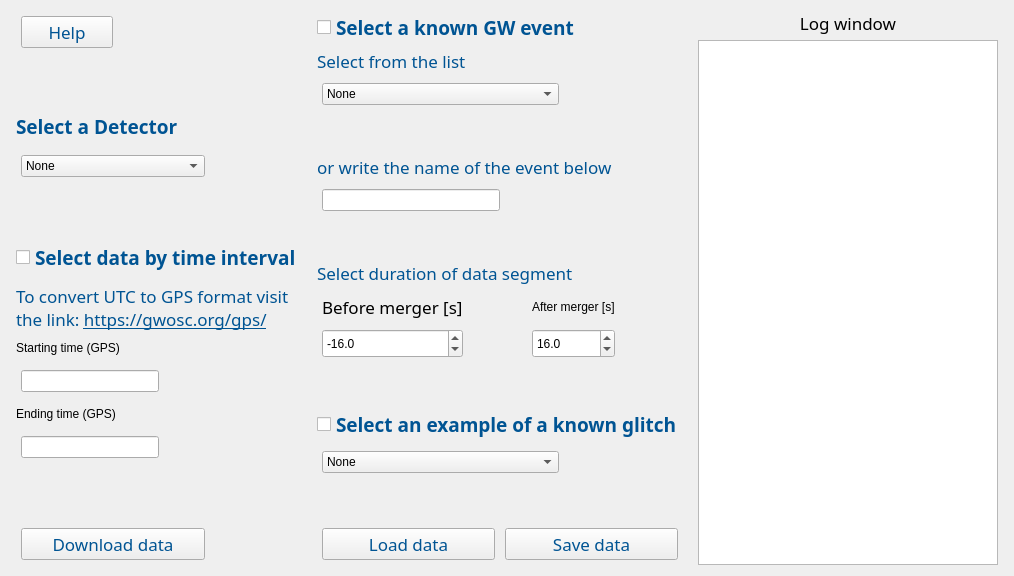
      <widget class="QWidget" name="tab">
       <attribute name="title">
        <string>Get Data</string>
       </attribute>
       <layout class="QGridLayout" name="gridLayout_3">
        <item row="0" column="0">
         <layout class="QHBoxLayout" name="horizontalLayout" stretch="1,1,1">
          <property name="spacing">
           <number>5</number>
          </property>
          <property name="leftMargin">
           <number>0</number>
          </property>
          <property name="topMargin">
           <number>0</number>
          </property>
          <property name="rightMargin">
           <number>0</number>
          </property>
          <property name="bottomMargin">
           <number>0</number>
          </property>
          <item>
           <layout class="QVBoxLayout" name="verticalLayout_3" stretch="0,0,0,0,0,0,0,0,0,0,0,0,0">
            <property name="spacing">
             <number>10</number>
            </property>
            <property name="sizeConstraint">
             <enum>QLayout::SizeConstraint::SetDefaultConstraint</enum>
            </property>
            <property name="leftMargin">
             <number>5</number>
            </property>
            <property name="rightMargin">
             <number>5</number>
            </property>
            <item>
             <layout class="QHBoxLayout" name="horizontalLayout_5" stretch="1,2">
              <property name="spacing">
               <number>5</number>
              </property>
              <property name="leftMargin">
               <number>5</number>
              </property>
              <property name="topMargin">
               <number>5</number>
              </property>
              <property name="rightMargin">
               <number>5</number>
              </property>
              <property name="bottomMargin">
               <number>5</number>
              </property>
              <item>
               <widget class="QPushButton" name="helpButton1">
                <property name="font">
                 <font>
                  <family>Montserrat</family>
                  <pointsize>13</pointsize>
                  <bold>false</bold>
                 </font>
                </property>
                <property name="toolTip">
                 <string>&lt;html&gt;&lt;head/&gt;&lt;body&gt;&lt;p&gt;&lt;span style=&quot;color: #005493; font-size: 15px;&quot;&gt;Displays help contents for the &quot;Get Data&quot; tab.&lt;/span&gt;&lt;/p&gt;&lt;/body&gt;&lt;/html&gt;</string>
                </property>
                <property name="styleSheet">
                 <string notr="true">color:rgb(0, 84, 147);</string>
                </property>
                <property name="text">
                 <string>Help</string>
                </property>
               </widget>
              </item>
              <item>
               <spacer name="horizontalSpacer">
                <property name="orientation">
                 <enum>Qt::Orientation::Horizontal</enum>
                </property>
                <property name="sizeHint" stdset="0">
                 <size>
                  <width>40</width>
                  <height>20</height>
                 </size>
                </property>
               </spacer>
              </item>
             </layout>
            </item>
            <item>
             <spacer name="verticalSpacer_4">
              <property name="orientation">
               <enum>Qt::Orientation::Vertical</enum>
              </property>
              <property name="sizeHint" stdset="0">
               <size>
                <width>20</width>
                <height>40</height>
               </size>
              </property>
             </spacer>
            </item>
            <item>
             <widget class="QLabel" name="label">
              <property name="font">
               <font>
                <family>Montserrat</family>
                <pointsize>14</pointsize>
                <bold>true</bold>
               </font>
              </property>
              <property name="text">
               <string>&lt;html&gt;&lt;head/&gt;&lt;body&gt;&lt;p&gt;&lt;span style=&quot; color:#005493;&quot;&gt;Select a Detector&lt;/span&gt;&lt;/p&gt;&lt;/body&gt;&lt;/html&gt;</string>
              </property>
             </widget>
            </item>
            <item>
             <layout class="QHBoxLayout" name="horizontalLayout_16" stretch="2,1">
              <property name="leftMargin">
               <number>5</number>
              </property>
              <property name="topMargin">
               <number>5</number>
              </property>
              <property name="rightMargin">
               <number>5</number>
              </property>
              <property name="bottomMargin">
               <number>5</number>
              </property>
              <item>
               <widget class="QComboBox" name="comboBox">
                <item>
                 <property name="text">
                  <string>None</string>
                 </property>
                </item>
                <item>
                 <property name="text">
                  <string>LIGO-Hanford</string>
                 </property>
                </item>
                <item>
                 <property name="text">
                  <string>LIGO-Livingston</string>
                 </property>
                </item>
                <item>
                 <property name="text">
                  <string>Virgo</string>
                 </property>
                </item>
                <item>
                 <property name="text">
                  <string>KAGRA</string>
                 </property>
                </item>
               </widget>
              </item>
              <item>
               <spacer name="horizontalSpacer_2">
                <property name="orientation">
                 <enum>Qt::Orientation::Horizontal</enum>
                </property>
                <property name="sizeHint" stdset="0">
                 <size>
                  <width>40</width>
                  <height>20</height>
                 </size>
                </property>
               </spacer>
              </item>
             </layout>
            </item>
            <item>
             <spacer name="verticalSpacer_3">
              <property name="orientation">
               <enum>Qt::Orientation::Vertical</enum>
              </property>
              <property name="sizeHint" stdset="0">
               <size>
                <width>20</width>
                <height>40</height>
               </size>
              </property>
             </spacer>
            </item>
            <item>
             <widget class="QCheckBox" name="checkBox_GW_TimeInterval">
              <property name="font">
               <font>
                <family>Montserrat</family>
                <pointsize>14</pointsize>
                <bold>true</bold>
               </font>
              </property>
              <property name="toolTip">
               <string>&lt;html&gt;&lt;head/&gt;&lt;body&gt;&lt;p&gt;&lt;span style=&quot; font-size:15px;&quot;&gt;Select this option to download data by specifying a GPS time interval.&lt;/span&gt;&lt;/p&gt;&lt;/body&gt;&lt;/html&gt;</string>
              </property>
              <property name="styleSheet">
               <string notr="true">color: #005493</string>
              </property>
              <property name="text">
               <string>Select data by time interval</string>
              </property>
             </widget>
            </item>
            <item>
             <widget class="QLabel" name="label_8">
              <property name="font">
               <font>
                <family>Montserrat</family>
                <pointsize>13</pointsize>
               </font>
              </property>
              <property name="styleSheet">
               <string notr="true">QLabel {
    color: #005493;  /* Blue color when enabled */
}
QLabel:disabled {
    color: #A0A0A0;  /* Grey color when disabled */
}
QLabel:disabled a {
    color: #A0A0A0;  /* Grey color for links when disabled */
}</string>
              </property>
              <property name="text">
               <string>&lt;html&gt;&lt;head/&gt;&lt;body&gt;&lt;p&gt;To convert UTC to GPS format visit the link: &lt;a href=&quot;https://gwosc.org/gps/&quot;&gt;&lt;span style=&quot; text-decoration: underline; color:#005493;&quot;&gt;https://gwosc.org/gps/&lt;/span&gt;&lt;/a&gt;&lt;/p&gt;&lt;/body&gt;&lt;/html&gt;</string>
              </property>
              <property name="wordWrap">
               <bool>true</bool>
              </property>
             </widget>
            </item>
            <item>
             <widget class="QLabel" name="label_2">
              <property name="toolTip">
               <string>&lt;html&gt;&lt;head/&gt;&lt;body&gt;&lt;p&gt;&lt;span style=&quot;color: #005493; font-size: 15px;&quot;&gt;GPS time: seconds elapsed since reference date of 6th January 1980.&lt;/span&gt;&lt;/p&gt;&lt;/body&gt;&lt;/html&gt;</string>
              </property>
              <property name="text">
               <string>Starting time (GPS)</string>
              </property>
             </widget>
            </item>
            <item>
             <layout class="QHBoxLayout" name="horizontalLayout_17">
              <property name="spacing">
               <number>6</number>
              </property>
              <property name="leftMargin">
               <number>5</number>
              </property>
              <property name="topMargin">
               <number>5</number>
              </property>
              <property name="rightMargin">
               <number>5</number>
              </property>
              <property name="bottomMargin">
               <number>5</number>
              </property>
              <item>
               <widget class="QLineEdit" name="GPSstart"/>
              </item>
              <item>
               <spacer name="horizontalSpacer_6">
                <property name="orientation">
                 <enum>Qt::Orientation::Horizontal</enum>
                </property>
                <property name="sizeHint" stdset="0">
                 <size>
                  <width>40</width>
                  <height>20</height>
                 </size>
                </property>
               </spacer>
              </item>
             </layout>
            </item>
            <item>
             <widget class="QLabel" name="label_3">
              <property name="toolTip">
               <string>&lt;html&gt;&lt;head/&gt;&lt;body&gt;&lt;p&gt;&lt;span style=&quot;color: #005493; font-size: 15px;&quot;&gt;GPS time: seconds elapsed since reference date of 6th January 1980.&lt;/span&gt;&lt;/p&gt;&lt;/body&gt;&lt;/html&gt;</string>
              </property>
              <property name="text">
               <string>Ending time (GPS)</string>
              </property>
             </widget>
            </item>
            <item>
             <layout class="QHBoxLayout" name="horizontalLayout_18">
              <property name="leftMargin">
               <number>5</number>
              </property>
              <property name="topMargin">
               <number>5</number>
              </property>
              <property name="rightMargin">
               <number>5</number>
              </property>
              <property name="bottomMargin">
               <number>5</number>
              </property>
              <item>
               <widget class="QLineEdit" name="GPSend"/>
              </item>
              <item>
               <spacer name="horizontalSpacer_11">
                <property name="orientation">
                 <enum>Qt::Orientation::Horizontal</enum>
                </property>
                <property name="sizeHint" stdset="0">
                 <size>
                  <width>40</width>
                  <height>20</height>
                 </size>
                </property>
               </spacer>
              </item>
             </layout>
            </item>
            <item>
             <spacer name="verticalSpacer">
              <property name="orientation">
               <enum>Qt::Orientation::Vertical</enum>
              </property>
              <property name="sizeHint" stdset="0">
               <size>
                <width>20</width>
                <height>40</height>
               </size>
              </property>
             </spacer>
            </item>
            <item>
             <layout class="QHBoxLayout" name="horizontalLayout_19" stretch="2,1">
              <property name="spacing">
               <number>10</number>
              </property>
              <property name="leftMargin">
               <number>5</number>
              </property>
              <property name="topMargin">
               <number>5</number>
              </property>
              <property name="rightMargin">
               <number>5</number>
              </property>
              <property name="bottomMargin">
               <number>5</number>
              </property>
              <item>
               <widget class="QPushButton" name="pushButton">
                <property name="maximumSize">
                 <size>
                  <width>16777215</width>
                  <height>32</height>
                 </size>
                </property>
                <property name="font">
                 <font>
                  <family>Montserrat</family>
                  <pointsize>13</pointsize>
                 </font>
                </property>
                <property name="toolTip">
                 <string>&lt;html&gt;&lt;head/&gt;&lt;body&gt;&lt;p&gt;&lt;span style=&quot; font-size:15px;&quot;&gt;Download the data and save them in memory for later plotting (no file will be saved in your PC yet).&lt;/span&gt;&lt;/p&gt;&lt;/body&gt;&lt;/html&gt;</string>
                </property>
                <property name="styleSheet">
                 <string notr="true">color:rgb(0, 84, 147);</string>
                </property>
                <property name="text">
                 <string>Download data</string>
                </property>
               </widget>
              </item>
              <item>
               <spacer name="horizontalSpacer_13">
                <property name="orientation">
                 <enum>Qt::Orientation::Horizontal</enum>
                </property>
                <property name="sizeHint" stdset="0">
                 <size>
                  <width>40</width>
                  <height>20</height>
                 </size>
                </property>
               </spacer>
              </item>
             </layout>
            </item>
           </layout>
          </item>
          <item>
           <layout class="QVBoxLayout" name="verticalLayout_2" stretch="0,0,0,0,0,0,0,0,0,0,0,0,0,0">
            <property name="spacing">
             <number>5</number>
            </property>
            <property name="leftMargin">
             <number>5</number>
            </property>
            <property name="rightMargin">
             <number>5</number>
            </property>
            <item>
             <widget class="QCheckBox" name="checkBox_knownGW">
              <property name="font">
               <font>
                <family>Montserrat</family>
                <pointsize>14</pointsize>
                <bold>true</bold>
               </font>
              </property>
              <property name="toolTip">
               <string>&lt;html&gt;&lt;head/&gt;&lt;body&gt;&lt;p&gt;&lt;span style=&quot; font-size:15px;&quot;&gt;Select this option to download data by specifying the event name.&lt;/span&gt;&lt;/p&gt;&lt;/body&gt;&lt;/html&gt;</string>
              </property>
              <property name="styleSheet">
               <string notr="true">color: #005493</string>
              </property>
              <property name="text">
               <string>Select a known GW event</string>
              </property>
             </widget>
            </item>
            <item>
             <widget class="QLabel" name="label_17">
              <property name="font">
               <font>
                <family>Montserrat</family>
                <pointsize>13</pointsize>
               </font>
              </property>
              <property name="styleSheet">
               <string notr="true">QLabel {
    color: #005493;  /* Blue color when enabled */
}
QLabel:disabled {
    color: #A0A0A0;  /* Grey color when disabled */
}</string>
              </property>
              <property name="text">
               <string>Select from the list</string>
              </property>
             </widget>
            </item>
            <item>
             <layout class="QHBoxLayout" name="horizontalLayout_20" stretch="2,1">
              <property name="spacing">
               <number>10</number>
              </property>
              <property name="leftMargin">
               <number>5</number>
              </property>
              <property name="topMargin">
               <number>5</number>
              </property>
              <property name="rightMargin">
               <number>5</number>
              </property>
              <property name="bottomMargin">
               <number>5</number>
              </property>
              <item>
               <widget class="QComboBox" name="comboBox_2">
                <property name="toolTip">
                 <string>&lt;html&gt;&lt;head/&gt;&lt;body&gt;&lt;p&gt;&lt;span style=&quot;color: #005493; font-size: 15px;&quot;&gt;Note that when you select an event from this list the selection via time interval will not be possible.&lt;/span&gt;&lt;/p&gt;&lt;/body&gt;&lt;/html&gt;</string>
                </property>
                <item>
                 <property name="text">
                  <string>None</string>
                 </property>
                </item>
               </widget>
              </item>
              <item>
               <spacer name="horizontalSpacer_14">
                <property name="orientation">
                 <enum>Qt::Orientation::Horizontal</enum>
                </property>
                <property name="sizeHint" stdset="0">
                 <size>
                  <width>40</width>
                  <height>20</height>
                 </size>
                </property>
               </spacer>
              </item>
             </layout>
            </item>
            <item>
             <spacer name="verticalSpacer_7">
              <property name="orientation">
               <enum>Qt::Orientation::Vertical</enum>
              </property>
              <property name="sizeHint" stdset="0">
               <size>
                <width>20</width>
                <height>40</height>
               </size>
              </property>
             </spacer>
            </item>
            <item>
             <widget class="QLabel" name="label_18">
              <property name="font">
               <font>
                <family>Montserrat</family>
                <pointsize>13</pointsize>
               </font>
              </property>
              <property name="styleSheet">
               <string notr="true">QLabel {
    color: #005493;  /* Blue color when enabled */
}
QLabel:disabled {
    color: #A0A0A0;  /* Grey color when disabled */
}</string>
              </property>
              <property name="text">
               <string>or write the name of the event below</string>
              </property>
             </widget>
            </item>
            <item>
             <layout class="QHBoxLayout" name="horizontalLayout_21">
              <property name="spacing">
               <number>10</number>
              </property>
              <property name="leftMargin">
               <number>5</number>
              </property>
              <property name="topMargin">
               <number>5</number>
              </property>
              <property name="rightMargin">
               <number>5</number>
              </property>
              <property name="bottomMargin">
               <number>5</number>
              </property>
              <item>
               <widget class="QLineEdit" name="EventNameTab3_2"/>
              </item>
              <item>
               <spacer name="horizontalSpacer_15">
                <property name="orientation">
                 <enum>Qt::Orientation::Horizontal</enum>
                </property>
                <property name="sizeHint" stdset="0">
                 <size>
                  <width>40</width>
                  <height>20</height>
                 </size>
                </property>
               </spacer>
              </item>
             </layout>
            </item>
            <item>
             <spacer name="verticalSpacer_6">
              <property name="orientation">
               <enum>Qt::Orientation::Vertical</enum>
              </property>
              <property name="sizeHint" stdset="0">
               <size>
                <width>20</width>
                <height>40</height>
               </size>
              </property>
             </spacer>
            </item>
            <item>
             <widget class="QLabel" name="label_14">
              <property name="font">
               <font>
                <family>Montserrat</family>
                <pointsize>13</pointsize>
               </font>
              </property>
              <property name="styleSheet">
               <string notr="true">QLabel {
    color: #005493;  /* Blue color when enabled */
}
QLabel:disabled {
    color: #A0A0A0;  /* Grey color when disabled */
}</string>
              </property>
              <property name="text">
               <string>Select duration of data segment</string>
              </property>
             </widget>
            </item>
            <item>
             <layout class="QGridLayout" name="gridLayout" rowstretch="1,1" columnstretch="0,1,0,1">
              <property name="leftMargin">
               <number>5</number>
              </property>
              <property name="topMargin">
               <number>5</number>
              </property>
              <property name="rightMargin">
               <number>5</number>
              </property>
              <property name="bottomMargin">
               <number>5</number>
              </property>
              <property name="horizontalSpacing">
               <number>5</number>
              </property>
              <property name="verticalSpacing">
               <number>10</number>
              </property>
              <item row="0" column="1">
               <spacer name="horizontalSpacer_17">
                <property name="orientation">
                 <enum>Qt::Orientation::Horizontal</enum>
                </property>
                <property name="sizeHint" stdset="0">
                 <size>
                  <width>40</width>
                  <height>20</height>
                 </size>
                </property>
               </spacer>
              </item>
              <item row="1" column="1">
               <spacer name="horizontalSpacer_16">
                <property name="orientation">
                 <enum>Qt::Orientation::Horizontal</enum>
                </property>
                <property name="sizeHint" stdset="0">
                 <size>
                  <width>40</width>
                  <height>20</height>
                 </size>
                </property>
               </spacer>
              </item>
              <item row="0" column="2">
               <widget class="QLabel" name="label_16">
                <property name="text">
                 <string>After merger [s]</string>
                </property>
                <property name="wordWrap">
                 <bool>true</bool>
                </property>
               </widget>
              </item>
              <item row="0" column="0">
               <widget class="QLabel" name="label_15">
                <property name="font">
                 <font>
                  <family>Montserrat</family>
                  <pointsize>13</pointsize>
                 </font>
                </property>
                <property name="text">
                 <string>Before merger [s]</string>
                </property>
                <property name="wordWrap">
                 <bool>true</bool>
                </property>
               </widget>
              </item>
              <item row="1" column="0">
               <widget class="QDoubleSpinBox" name="doubleSpinBox">
                <property name="minimumSize">
                 <size>
                  <width>0</width>
                  <height>29</height>
                 </size>
                </property>
                <property name="locale">
                 <locale language="English" country="UnitedStates"/>
                </property>
                <property name="decimals">
                 <number>1</number>
                </property>
                <property name="minimum">
                 <double>-100.000000000000000</double>
                </property>
                <property name="singleStep">
                 <double>0.100000000000000</double>
                </property>
                <property name="value">
                 <double>-16.000000000000000</double>
                </property>
               </widget>
              </item>
              <item row="0" column="3">
               <spacer name="horizontalSpacer_19">
                <property name="orientation">
                 <enum>Qt::Orientation::Horizontal</enum>
                </property>
                <property name="sizeHint" stdset="0">
                 <size>
                  <width>40</width>
                  <height>20</height>
                 </size>
                </property>
               </spacer>
              </item>
              <item row="1" column="3">
               <spacer name="horizontalSpacer_20">
                <property name="orientation">
                 <enum>Qt::Orientation::Horizontal</enum>
                </property>
                <property name="sizeHint" stdset="0">
                 <size>
                  <width>40</width>
                  <height>20</height>
                 </size>
                </property>
               </spacer>
              </item>
              <item row="1" column="2">
               <widget class="QDoubleSpinBox" name="doubleSpinBox_2">
                <property name="minimumSize">
                 <size>
                  <width>0</width>
                  <height>29</height>
                 </size>
                </property>
                <property name="locale">
                 <locale language="English" country="UnitedStates"/>
                </property>
                <property name="decimals">
                 <number>1</number>
                </property>
                <property name="minimum">
                 <double>0.000000000000000</double>
                </property>
                <property name="singleStep">
                 <double>0.100000000000000</double>
                </property>
                <property name="value">
                 <double>16.000000000000000</double>
                </property>
               </widget>
              </item>
             </layout>
            </item>
            <item>
             <spacer name="verticalSpacer_5">
              <property name="orientation">
               <enum>Qt::Orientation::Vertical</enum>
              </property>
              <property name="sizeHint" stdset="0">
               <size>
                <width>20</width>
                <height>40</height>
               </size>
              </property>
             </spacer>
            </item>
            <item>
             <widget class="QCheckBox" name="checkBox_knownGlitch">
              <property name="font">
               <font>
                <family>Montserrat</family>
                <pointsize>14</pointsize>
                <bold>true</bold>
               </font>
              </property>
              <property name="toolTip">
               <string>&lt;html&gt;&lt;head/&gt;&lt;body&gt;&lt;p&gt;&lt;span style=&quot; font-size:15px;&quot;&gt;Select this option to download data for a known glitch.&lt;/span&gt;&lt;/p&gt;&lt;/body&gt;&lt;/html&gt;</string>
              </property>
              <property name="styleSheet">
               <string notr="true">color: #005493</string>
              </property>
              <property name="text">
               <string>Select an example of a known glitch</string>
              </property>
             </widget>
            </item>
            <item>
             <layout class="QHBoxLayout" name="horizontalLayout_3" stretch="2,1">
              <property name="leftMargin">
               <number>5</number>
              </property>
              <property name="topMargin">
               <number>5</number>
              </property>
              <property name="rightMargin">
               <number>5</number>
              </property>
              <property name="bottomMargin">
               <number>5</number>
              </property>
              <item>
               <widget class="QComboBox" name="comboBox_3">
                <property name="toolTip">
                 <string>&lt;html&gt;&lt;head/&gt;&lt;body&gt;&lt;p&gt;&lt;span style=&quot;color: #005493; font-size: 15px;&quot;&gt;Select a known glitch for the LIGO-Hanford detector. Note that the examples provided currently are for the specific detector only.&lt;/span&gt;&lt;/p&gt;&lt;/body&gt;&lt;/html&gt;</string>
                </property>
                <item>
                 <property name="text">
                  <string>None</string>
                 </property>
                </item>
                <item>
                 <property name="text">
                  <string>Blip</string>
                 </property>
                </item>
               </widget>
              </item>
              <item>
               <spacer name="horizontalSpacer_18">
                <property name="orientation">
                 <enum>Qt::Orientation::Horizontal</enum>
                </property>
                <property name="sizeHint" stdset="0">
                 <size>
                  <width>40</width>
                  <height>20</height>
                 </size>
                </property>
               </spacer>
              </item>
             </layout>
            </item>
            <item>
             <spacer name="verticalSpacer_2">
              <property name="orientation">
               <enum>Qt::Orientation::Vertical</enum>
              </property>
              <property name="sizeHint" stdset="0">
               <size>
                <width>20</width>
                <height>40</height>
               </size>
              </property>
             </spacer>
            </item>
            <item>
             <layout class="QHBoxLayout" name="horizontalLayout_2">
              <property name="spacing">
               <number>10</number>
              </property>
              <property name="leftMargin">
               <number>5</number>
              </property>
              <property name="topMargin">
               <number>5</number>
              </property>
              <property name="rightMargin">
               <number>5</number>
              </property>
              <property name="bottomMargin">
               <number>5</number>
              </property>
              <item>
               <widget class="QPushButton" name="pushButton_6">
                <property name="font">
                 <font>
                  <family>Montserrat</family>
                  <pointsize>13</pointsize>
                 </font>
                </property>
                <property name="toolTip">
                 <string>&lt;html&gt;&lt;head/&gt;&lt;body&gt;&lt;p&gt;&lt;span style=&quot;font-size:15px;&quot;&gt;Loads data previously downloaded with the App or GWOSC.&lt;/span&gt;&lt;/p&gt;&lt;/body&gt;&lt;/html&gt;</string>
                </property>
                <property name="styleSheet">
                 <string notr="true">color:rgb(0, 84, 147);</string>
                </property>
                <property name="text">
                 <string>Load data</string>
                </property>
               </widget>
              </item>
              <item>
               <widget class="QPushButton" name="pushButton_7">
                <property name="font">
                 <font>
                  <family>Montserrat</family>
                  <pointsize>13</pointsize>
                 </font>
                </property>
                <property name="toolTip">
                 <string>&lt;html&gt;&lt;head/&gt;&lt;body&gt;&lt;p&gt;&lt;span style=&quot;font-size:15px;&quot;&gt;Saves the data in one of the supported formats (hdf5, gwf or txt).&lt;/span&gt;&lt;/p&gt;&lt;/body&gt;&lt;/html&gt;</string>
                </property>
                <property name="styleSheet">
                 <string notr="true">color:rgb(0, 84, 147);</string>
                </property>
                <property name="text">
                 <string>Save data</string>
                </property>
               </widget>
              </item>
             </layout>
            </item>
           </layout>
          </item>
          <item>
           <layout class="QVBoxLayout" name="verticalLayout">
            <property name="spacing">
             <number>5</number>
            </property>
            <property name="leftMargin">
             <number>5</number>
            </property>
            <property name="topMargin">
             <number>0</number>
            </property>
            <property name="rightMargin">
             <number>5</number>
            </property>
            <property name="bottomMargin">
             <number>0</number>
            </property>
            <item>
             <widget class="QLabel" name="label_30">
              <property name="font">
               <font>
                <family>Montserrat</family>
                <pointsize>13</pointsize>
                <bold>false</bold>
               </font>
              </property>
              <property name="toolTip">
               <string>&lt;html&gt;&lt;head/&gt;&lt;body&gt;&lt;p&gt;&lt;span style=&quot;color: #005493; font-size: 15px;&quot;&gt;Displays tips, warnings and status update messages.&lt;/span&gt;&lt;/p&gt;&lt;/body&gt;&lt;/html&gt;</string>
              </property>
              <property name="text">
               <string>&lt;html&gt;&lt;head/&gt;&lt;body&gt;&lt;p align=&quot;center&quot;&gt;Log window&lt;/p&gt;&lt;/body&gt;&lt;/html&gt;</string>
              </property>
             </widget>
            </item>
            <item>
             <widget class="QTextBrowser" name="textBrowser">
              <property name="minimumSize">
               <size>
                <width>300</width>
                <height>0</height>
               </size>
              </property>
              <property name="font">
               <font>
                <family>Times New Roman</family>
                <pointsize>14</pointsize>
               </font>
              </property>
              <property name="toolTip">
               <string/>
              </property>
             </widget>
            </item>
           </layout>
          </item>
         </layout>
        </item>
       </layout>
      </widget>
